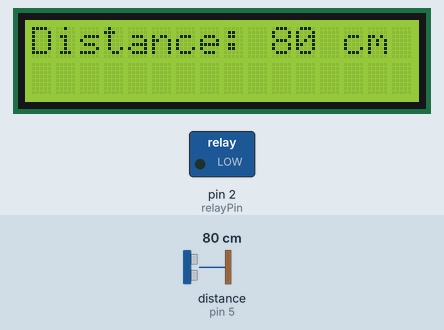
Bench run of a sketch on a simulated Arduino Uno, built with avr-gcc and run on an emulated ATmega328P. Parts: 16×2 character LCD, switched loads named in the sketch (green lamp = pin HIGH). The inputs (shaded band) are chosen by the test bench; at power-on: distance to the obstacle (sensor on pin 5) 80 cm. The echo pulse lasts 58.3 µs per cm.

Above: at 1.2 s.
1.3 s: distance to the obstacle (sensor on pin 5) set to 11 cm
At 3.3 s:
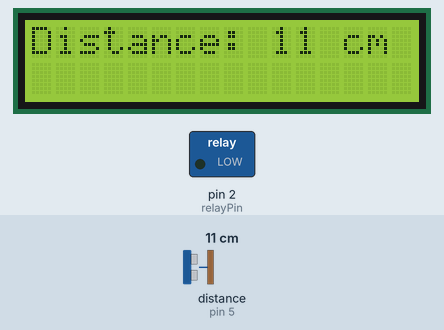
3.6 s: distance to the obstacle (sensor on pin 5) set to 8 cm
At 5.2 s:
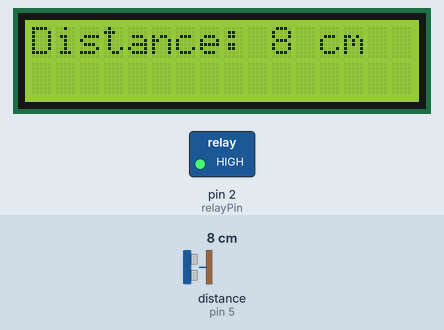
5.6 s: distance to the obstacle (sensor on pin 5) set to 2 cm
At 6.7 s:
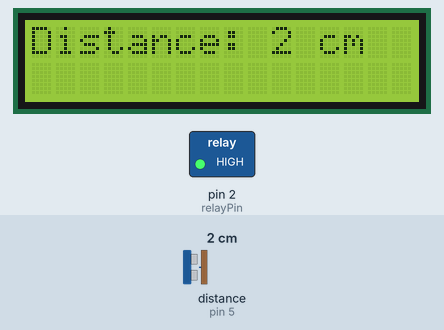
Timing chart, 0 to 8.6 s (numbered marks = the images above; inputs shaded):
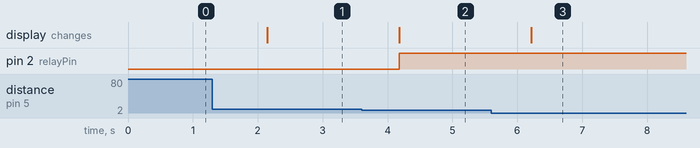

The sketch:

Arduino_Uno_Code.ino
```cpp
#include <Wire.h>
#include <LiquidCrystal_I2C.h>
#include <Ultrasonic.h>

#define TRIGGER_PIN 4 // Connect the HC-SR04 trigger pin to digital pin 4
#define ECHO_PIN 5    // Connect the HC-SR04 echo pin to digital pin 5
Ultrasonic ultrasonic(TRIGGER_PIN, ECHO_PIN);

LiquidCrystal_I2C lcd(0x27, 16, 2); // Set the I2C address and LCD dimensions
const int relayPin = 2; // Connect the relay control pin to digital pin 2

void setup() {
  Wire.begin(); // Initialize I2C communication
  lcd.init();   // Initialize the LCD
  lcd.backlight(); // Turn on the backlight
  lcd.clear();

  lcd.print("HC-SR04");
  lcd.setCursor(0, 1);
  lcd.print("LCD Control");

  pinMode(relayPin, OUTPUT); // Set the relay control pin as an output

  Serial.begin(9600); // Initialize Serial communication
}

void loop() {
  long distance = ultrasonic.read(); // Read the distance from the HC-SR04 sensor

  // Display the distance on the LCD
  lcd.clear();
  lcd.print("Distance: ");
  lcd.print(distance);
  lcd.print(" cm");

  // If the distance is less than a threshold (e.g., 10 cm), turn on the relay
  if (distance < 10) {
    digitalWrite(relayPin, HIGH); // Turn on the relay
  } else {
    digitalWrite(relayPin, LOW); // Turn off the relay
  }

  delay(1000); // Delay for stability
}
```

Measured:
- the behaviour switches between 10 and 9 cm on distance to the obstacle (sensor on pin 5) (found by bisection; images 1 and 2)
- after the input at 1.3 s, the display: changes after 0.85 s (image 1)
- after the input at 3.6 s, pin 2 (relayPin): LOW → HIGH after 0.58 s; the display: changes after 0.58 s (image 2)
- after the input at 5.6 s, the display: changes after 0.62 s (image 3)
